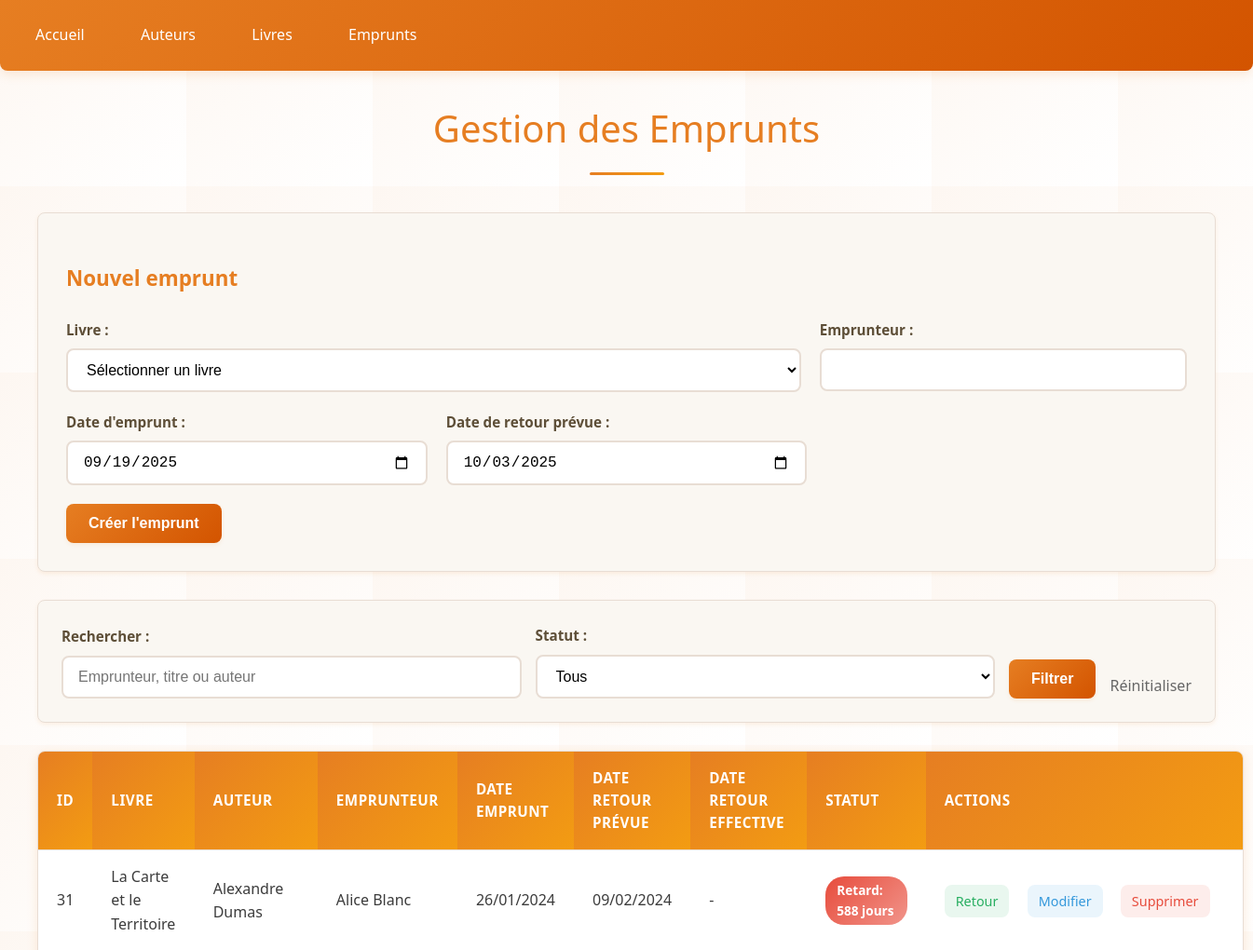
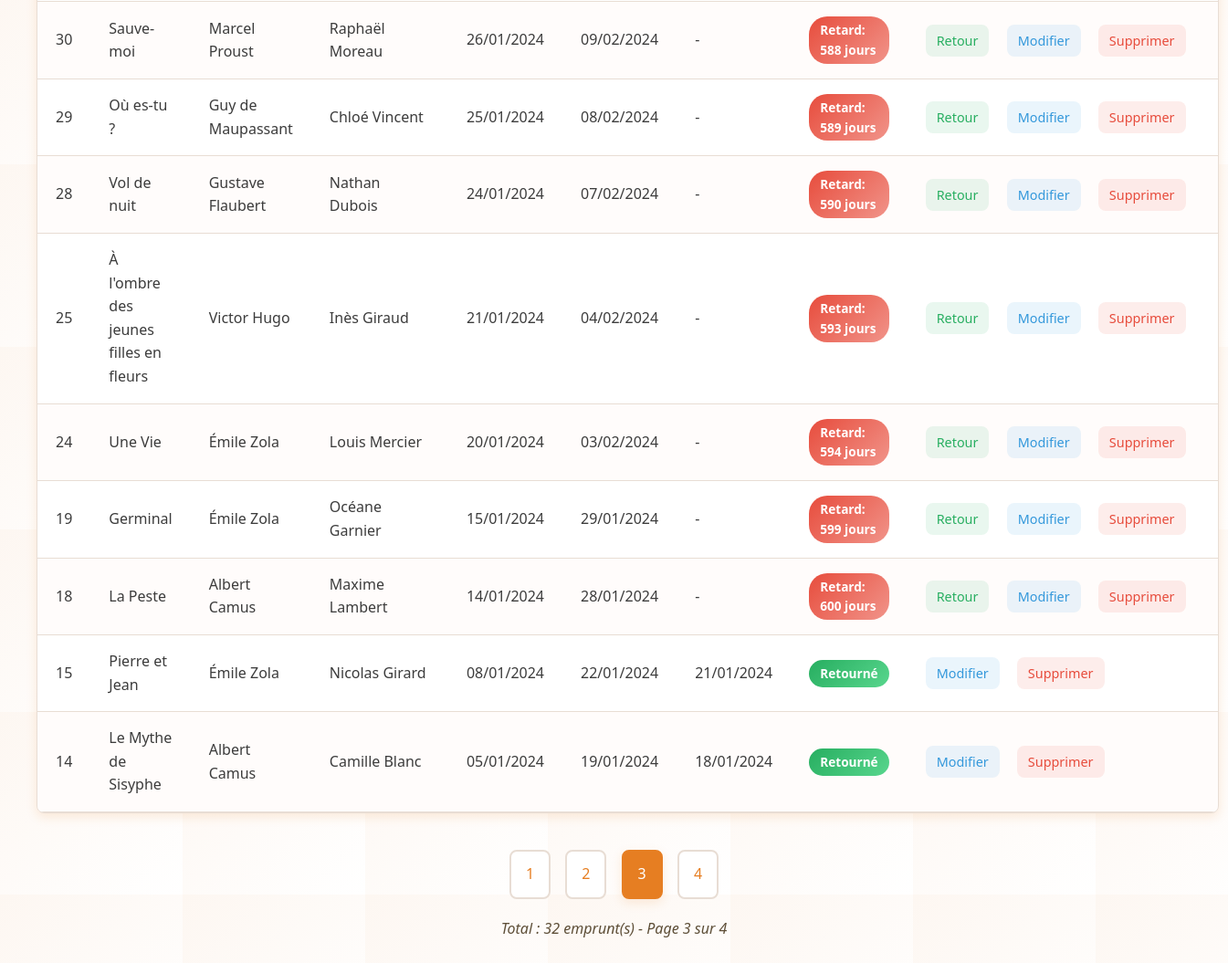
The page /emprunts.php?page=3 on the database its author committed (2 pictures, top to bottom).
### tables this page shows
CREATE TABLE IF NOT EXISTS `emprunts` (
  `id_emprunt` int NOT NULL AUTO_INCREMENT,
  `id_livre` int DEFAULT NULL,
  `nom_emprunteur` varchar(100) NOT NULL,
  `date_emprunt` date NOT NULL,
  `date_retour_prevue` date NOT NULL,
  `date_retour_effective` date DEFAULT NULL,
  PRIMARY KEY (`id_emprunt`),
  KEY `id_livre` (`id_livre`)
);

CREATE TABLE IF NOT EXISTS `livres` (
  `id_livre` int NOT NULL AUTO_INCREMENT,
  `titre` varchar(200) NOT NULL,
  `id_auteur` int DEFAULT NULL,
  `categorie` varchar(50) DEFAULT NULL,
  `isbn` varchar(13) DEFAULT NULL,
  `annee_publication` int DEFAULT NULL,
  `disponible` tinyint(1) DEFAULT '1',
  PRIMARY KEY (`id_livre`),
  KEY `id_auteur` (`id_auteur`)
);

### emprunts.php (the view, shortened to what this page needs)
<?php
require_once 'config.php';
$search = $_GET['search'] ?? '';
$page = max(1, $_GET['page'] ?? 1);
$limit = 10;
$offset = ($page - 1) * $limit;
$whereConditions = [];
$params = [];
$whereClause = $whereConditions ? "WHERE " . implode(" AND ", $whereConditions) : "";
$countStmt = $pdo->prepare("
    SELECT COUNT(*)
    FROM emprunts e
    JOIN livres l ON e.id_livre = l.id_livre
    JOIN auteurs a ON l.id_auteur = a.id_auteur
    $whereClause
");
$countStmt->execute($params);
$total = $countStmt->fetchColumn();
$totalPages = ceil($total / $limit);
$stmt = $pdo->prepare("
    SELECT e.*, l.titre, CONCAT(a.prenom, ' ', a.nom) as auteur,
           CASE
               WHEN e.date_retour_effective IS NULL THEN 'En cours'
               ELSE 'Retourné'
           END as statut_emprunt,
           CASE
               WHEN e.date_retour_effective IS NULL AND e.date_retour_prevue < CURDATE()
               THEN CONCAT(DATEDIFF(CURDATE(), e.date_retour_prevue), ' jours')
               ELSE NULL
           END as retard
    FROM emprunts e
    JOIN livres l ON e.id_livre = l.id_livre
    JOIN auteurs a ON l.id_auteur = a.id_auteur
    $whereClause
    ORDER BY e.date_emprunt DESC
    LIMIT $limit OFFSET $offset
");
$stmt->execute($params);
$emprunts = $stmt->fetchAll();
$editEmprunt = null;
?>
<!DOCTYPE html>
<html lang="fr">
<head>
    <link rel="stylesheet" href="style.css">
</head>
<body class="emprunts">
    <div class="nav">
        <a href="index.php">Accueil</a>
        <a href="auteurs.php">Auteurs</a>
        <a href="livres.php">Livres</a>
        <a href="emprunts.php">Emprunts</a>
    </div>
    <div class="container">
        <h1>Gestion des Emprunts</h1>
        <div class="form-container">
            <h3><?= $editEmprunt ? 'Modifier' : 'Nouvel' ?> emprunt</h3>
            <form method="POST">
                <div class="grid-2">
                    <div class="form-group">
                        <label>Livre :</label>
                        <select name="id_livre" required>
                            <option value="">Sélectionner un livre</option>
                        </select>
                    </div>
                    <div class="form-group">
                        <label>Emprunteur :</label>
                        <input type="text" name="nom_emprunteur" value="<?= $editEmprunt['nom_emprunteur'] ?? '' ?>" required>
                    </div>
                </div>
                <div class="grid-3">
                    <div class="form-group">
                        <label>Date d'emprunt :</label>
                        <input type="date" name="date_emprunt" value="<?= $editEmprunt['date_emprunt'] ?? date('Y-m-d') ?>" required>
                    </div>
                    <div class="form-group">
                        <label>Date de retour prévue :</label>
                        <input type="date" name="date_retour_prevue" value="<?= $editEmprunt['date_retour_prevue'] ?? date('Y-m-d', strtotime('+2 weeks')) ?>" required>
                    </div>
                </div>
                <button type="submit"><?= $editEmprunt ? 'Modifier' : 'Créer' ?> l'emprunt</button>
            </form>
        </div>
        <div class="search">
            <form method="GET">
                <div class="grid-form">
                    <div>
                        <label>Rechercher :</label>
                        <input type="text" name="search" value="<?= htmlspecialchars($search) ?>" placeholder="Emprunteur, titre ou auteur">
                    </div>
                    <div>
                        <label>Statut :</label>
                        <select name="statut">
                            <option value="">Tous</option>
                        </select>
                    </div>
                    <button type="submit">Filtrer</button>
                    <a href="emprunts.php" style="text-decoration: none; color: #666;">Réinitialiser</a>
                </div>
            </form>
        </div>
        <table>
            <thead>
                <tr>
                    <th>ID</th>
                    <th>Livre</th>
                    <th>Auteur</th>
                    <th>Emprunteur</th>
                    <th>Date emprunt</th>
                    <th>Date retour prévue</th>
                    <th>Date retour effective</th>
                    <th>Statut</th>
                    <th>Actions</th>
                </tr>
            </thead>
            <tbody>
                <?php foreach ($emprunts as $emprunt): ?>
                <tr>
                    <td><?= $emprunt['id_emprunt'] ?></td>
                    <td><?= htmlspecialchars($emprunt['titre']) ?></td>
                    <td><?= htmlspecialchars($emprunt['auteur']) ?></td>
                    <td><?= htmlspecialchars($emprunt['nom_emprunteur']) ?></td>
                    <td><?= date('d/m/Y', strtotime($emprunt['date_emprunt'])) ?></td>
                    <td><?= date('d/m/Y', strtotime($emprunt['date_retour_prevue'])) ?></td>
                    <td>
                        <?= $emprunt['date_retour_effective'] ? date('d/m/Y', strtotime($emprunt['date_retour_effective'])) : '-' ?>
                    </td>
                    <td>
                        <?php if ($emprunt['retard']): ?>
                            <span class="status-retard">Retard: <?= $emprunt['retard'] ?></span>
                        <?php elseif ($emprunt['statut_emprunt'] == 'En cours'): ?>
                            <span class="status-en-cours"><?= $emprunt['statut_emprunt'] ?></span>
                        <?php else: ?>
                            <span class="status-retourne"><?= $emprunt['statut_emprunt'] ?></span>
                        <?php endif; ?>
                    </td>
                    <td class="actions">
                        <?php if (!$emprunt['date_retour_effective']): ?>
                            <a href="?retour=<?= $emprunt['id_emprunt'] ?>" class="btn-retour" onclick="return confirm('Marquer comme retourné ?')">Retour</a>
                        <?php endif; ?>
                        <a href="?edit=<?= $emprunt['id_emprunt'] ?>" class="btn-edit">Modifier</a>
                        <a href="?delete=<?= $emprunt['id_emprunt'] ?>" class="btn-delete" onclick="return confirm('Êtes-vous sûr ?')">Supprimer</a>
                    </td>
                </tr>
                <?php endforeach; ?>
            </tbody>
        </table>
        <?php if ($totalPages > 1): ?>
        <div class="pagination">
            <?php
            $queryParams = [];
            $queryString = $queryParams ? '&' . implode('&', $queryParams) : '';
            ?>
            <?php for ($i = 1; $i <= $totalPages; $i++): ?>
                <a href="?page=<?= $i ?><?= $queryString ?>" class="<?= $i == $page ? 'current' : '' ?>"><?= $i ?></a>
            <?php endfor; ?>
        </div>
        <?php endif; ?>
        <p>Total : <?= $total ?> emprunt(s) - Page <?= $page ?> sur <?= $totalPages ?></p>
    </div>
</body>
</html>

### rows shown on the page
emprunts: id_emprunt "31", id_livre.titre "La Carte et le Territoire", auteur "Alexandre Dumas", nom_emprunteur "Alice Blanc", date_emprunt "26/01/2024", date_retour_prevue "09/02/2024", retard "588 jours"
emprunts: id_emprunt "30", id_livre.titre "Sauve-moi", auteur "Marcel Proust", nom_emprunteur "Raphaël Moreau", date_emprunt "26/01/2024", date_retour_prevue "09/02/2024", retard "588 jours"
emprunts: id_emprunt "29", id_livre.titre "Où es-tu ?", auteur "Guy de Maupassant", nom_emprunteur "Chloé Vincent", date_emprunt "25/01/2024", date_retour_prevue "08/02/2024", retard "589 jours"
emprunts: id_emprunt "28", id_livre.titre "Vol de nuit", auteur "Gustave Flaubert", nom_emprunteur "Nathan Dubois", date_emprunt "24/01/2024", date_retour_prevue "07/02/2024", retard "590 jours"
emprunts: id_emprunt "25", id_livre.titre "À l'ombre des jeunes filles en fleurs", auteur "Victor Hugo", nom_emprunteur "Inès Giraud", date_emprunt "21/01/2024", date_retour_prevue "04/02/2024", retard "593 jours"
emprunts: id_emprunt "24", id_livre.titre "Une Vie", auteur "Émile Zola", nom_emprunteur "Louis Mercier", date_emprunt "20/01/2024", date_retour_prevue "03/02/2024", retard "594 jours"
emprunts: id_emprunt "19", id_livre.titre "Germinal", auteur "Émile Zola", nom_emprunteur "Océane Garnier", date_emprunt "15/01/2024", date_retour_prevue "29/01/2024", retard "599 jours"
emprunts: id_emprunt "18", id_livre.titre "La Peste", auteur "Albert Camus", nom_emprunteur "Maxime Lambert", date_emprunt "14/01/2024", date_retour_prevue "28/01/2024", retard "600 jours"
emprunts: id_emprunt "15", id_livre.titre "Pierre et Jean", auteur "Émile Zola", nom_emprunteur "Nicolas Girard", date_emprunt "08/01/2024", date_retour_prevue "22/01/2024", date_retour_effective "21/01/2024", statut_emprunt "Retourné"
emprunts: id_emprunt "14", id_livre.titre "Le Mythe de Sisyphe", auteur "Albert Camus", nom_emprunteur "Camille Blanc", date_emprunt "05/01/2024", date_retour_prevue "19/01/2024", date_retour_effective "18/01/2024", statut_emprunt "Retourné"

### other values the page prints
$total "32"
$page "3"
$totalPages "4"
